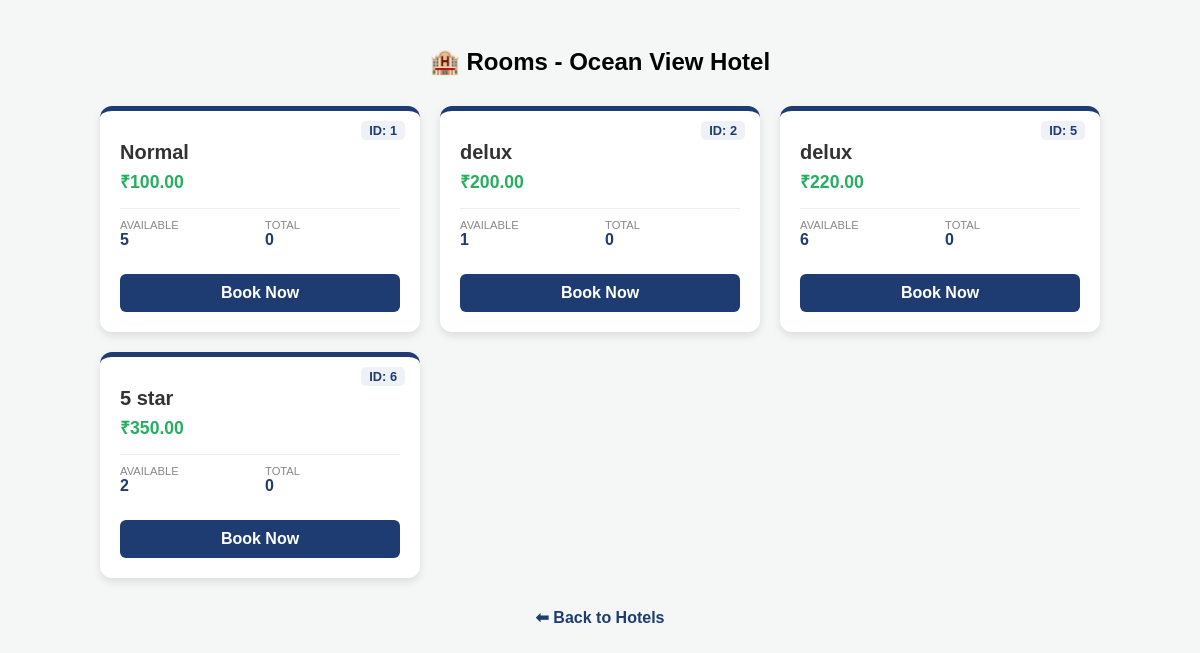
/hotel/1/rooms/, run on the app's committed database.
### bookingapp/models.py (models this page shows, shortened)
class Hotel(models.Model):
    name=models.CharField(max_length=100)
    city=models.CharField(max_length=100)
    hotel_type = models.CharField(max_length=100)
    password = models.CharField(max_length=128,default=0)

class Room(models.Model):
     ROOM_CHOICES = (
        ('Normal', 'Normal'),
        ('2 star', '2 star'),
        ('5 star', '5 star'),
        ('delux', 'delux'),
    )
     hotel =models.ForeignKey(Hotel,on_delete=models.CASCADE,related_name='rooms')
     room_type = models.CharField(max_length=100, choices=ROOM_CHOICES , default='Normal')
     price = models.DecimalField(max_digits=10,decimal_places=2)
     total_rooms=models.IntegerField(default=0)
     available_rooms=models.IntegerField(default=0)
     is_available = models.BooleanField(default=True)

### bookingapp/views.py (the view)
# urls.py: path('hotel/<int:pk>/rooms/', hotel_rooms_view, name='hotel_rooms'),
def hotel_rooms_view(request, pk):
    hotel = get_object_or_404(Hotel, pk=pk)
    rooms = hotel.rooms.all()
    return render(request, 'bookingapp/hotel_rooms.html', {
        'hotel': hotel,
        'rooms': rooms
    })

### bookingapp/templates/bookingapp/hotel_rooms.html (shortened to what this page needs)
<!DOCTYPE html>
<html>
<head>
</head>
<body>
<h2 style="text-align:center;">🏨 Rooms - {{ hotel.name }}</h2>
<div class="room-container">
    {% for room in rooms %}
    <div class="room-card">
        <div>
            <span class="room-id">ID: {{ room.id }}</span>
            <div class="room-type">{{ room.room_type }}</div>
            <div class="price-tag">₹{{ room.price }}</div>
            <div class="stats-grid">
                <div class="stat-box">
                    <span class="label">Available</span>
                    <span class="value">{{ room.available_rooms }}</span>
                </div>
                <div class="stat-box">
                    <span class="label">Total</span>
                    <span class="value">{{ room.total_rooms }}</span>
                </div>
            </div>
        </div>
     <a href="{% url 'process_booking' room.id %}" class="book-btn">Book Now</a>
    </div>
    {% empty %}
    <p style="text-align:center; width: 100%;">No Rooms Available</p>
    {% endfor %}
</div>
<div style="text-align:center; margin-top: 20px;">
    <a href="{% url 'hotel_list' %}" style="color: #1e3c72; text-decoration: none; font-weight: bold;">⬅ Back to Hotels</a>
</div>
</body>
</html>

### bookingapp/templates/bookingapp/hotel_rooms.html (style rules this page uses)
body { font-family: 'Arial', sans-serif; background-color: #f4f7f6; padding: 20px; }
.room-container { display: grid; grid-template-columns: repeat(auto-fill, minmax(250px, 1fr)); gap: 20px; max-width: 1000px; margin: 30px auto; }
.room-card { position: relative; background: white; border-radius: 12px; border-top: 5px solid #1e3c72; box-shadow: 0 4px 8px rgba(0,0,0,0.1); padding: 20px; display: flex; flex-direction: column; justify-content: space-between; }
.room-id { position: absolute; top: 10px; right: 15px; font-size: 0.8rem; color: #1e3c72; background: #eef2f7; padding: 2px 8px; border-radius: 5px; font-weight: bold; }
.room-type { font-size: 1.25rem; color: #333; margin: 10px 0 5px 0; font-weight: bold; }
.price-tag { color: #27ae60; font-size: 1.1rem; font-weight: bold; margin-bottom: 15px; }
.stats-grid { display: grid; grid-template-columns: 1fr 1fr; border-top: 1px solid #eee; padding: 10px 0; gap: 10px; margin-bottom: 15px; }
.stat-box { display: flex; flex-direction: column; }
.label { font-size: 0.7rem; color: #888; text-transform: uppercase; }
.value { font-weight: bold; color: #1e3c72; }
.book-btn { background-color: #1e3c72; color: white; text-align: center; padding: 10px; text-decoration: none; border-radius: 6px; font-weight: bold; transition: background 0.3s; }

### data on the page
Hotel: name "Ocean View Hotel"
Room: id "1", room_type "Normal", price "100.00", available_rooms "5", total_rooms "0"
Room: id "2", room_type "delux", price "200.00", available_rooms "1", total_rooms "0"
Room: id "5", room_type "delux", price "220.00", available_rooms "6", total_rooms "0"
Room: id "6", room_type "5 star", price "350.00", available_rooms "2", total_rooms "0"
